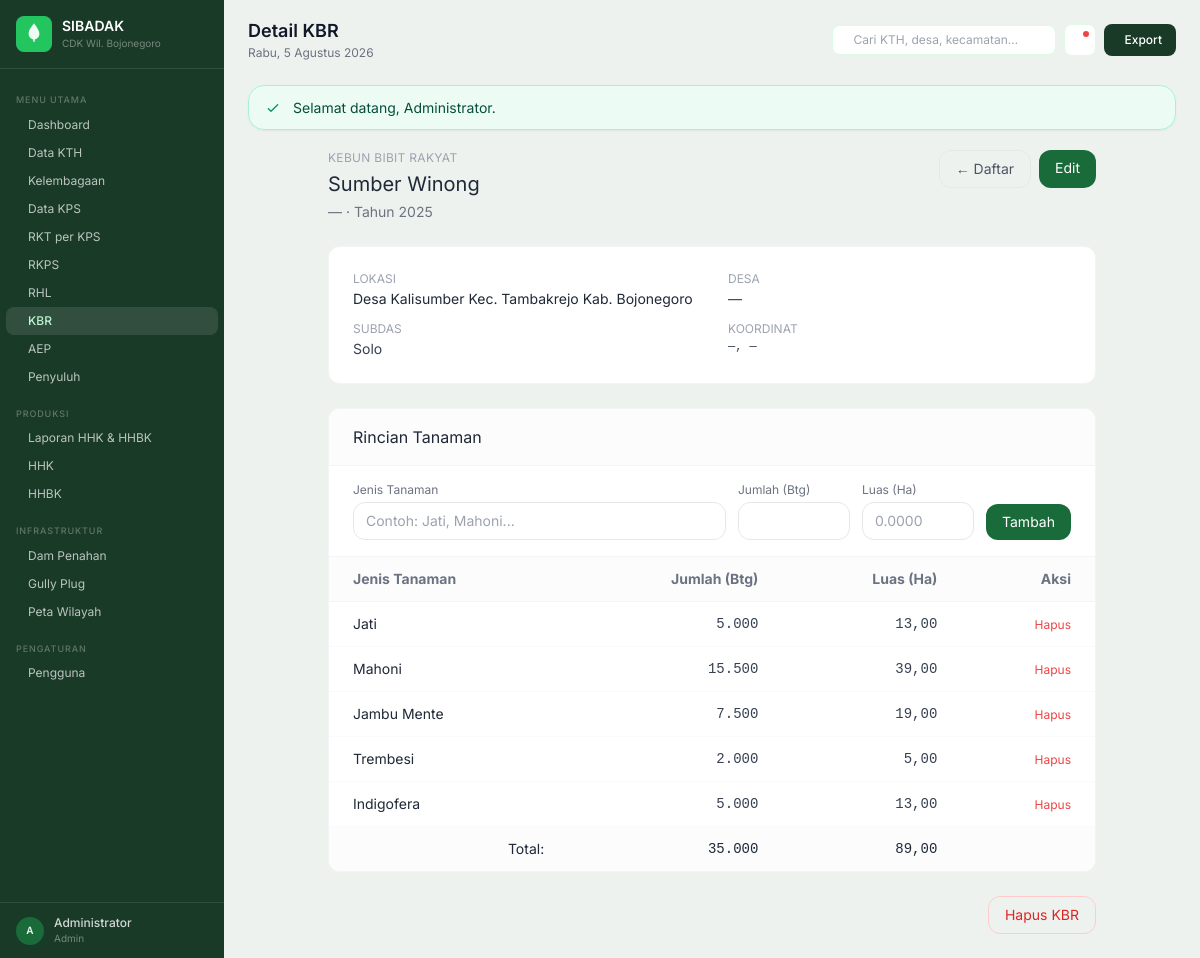
The app's page /kbr/1 (signed in) with its own data.
### tables this page shows
CREATE TABLE kbr (
    id           INT UNSIGNED AUTO_INCREMENT PRIMARY KEY,
    kth_id       MEDIUMINT UNSIGNED DEFAULT NULL,
    nama_kth     VARCHAR(200) DEFAULT NULL,
    lokasi       TEXT         DEFAULT NULL COMMENT 'Deskripsi lokasi lengkap',
    desa_id      MEDIUMINT UNSIGNED DEFAULT NULL,
    subdas       VARCHAR(100) DEFAULT NULL,
    tahun_tanam  YEAR DEFAULT NULL,
    koordinat_ls DECIMAL(10,7) DEFAULT NULL,
    koordinat_bt DECIMAL(10,7) DEFAULT NULL,
    created_at   TIMESTAMP DEFAULT CURRENT_TIMESTAMP,
    updated_at   TIMESTAMP DEFAULT CURRENT_TIMESTAMP ON UPDATE CURRENT_TIMESTAMP,
    CONSTRAINT fk_kbr_kth FOREIGN KEY (kth_id) REFERENCES kth(id)
) COMMENT='Data Kebun Bibit Rakyat (sheet KBR)';

CREATE TABLE kbr_tanaman (
    id           INT UNSIGNED AUTO_INCREMENT PRIMARY KEY,
    kbr_id       INT UNSIGNED NOT NULL,
    jenis        VARCHAR(100) NOT NULL,
    jumlah_btg   INT UNSIGNED DEFAULT 0,
    luas_ha      DECIMAL(10,4) DEFAULT NULL,
    CONSTRAINT fk_kbrtanaman_kbr FOREIGN KEY (kbr_id) REFERENCES kbr(id) ON DELETE CASCADE
) COMMENT='Detail jenis tanaman per KBR';

### views/kbr/show.php (the view, shortened to what the rows shown need)
<?php
$canMut = in_array(user_role(), ['admin', 'operator'], true);
?>
<div class="max-w-3xl mx-auto space-y-6 fade-up">
    <div class="flex flex-wrap items-start justify-between gap-4">
        <div>
            <p class="text-xs text-gray-400 uppercase tracking-wide font-display font-600">Kebun Bibit Rakyat</p>
            <h2 class="font-display font-700 text-gray-800 text-xl mt-1"><?= htmlspecialchars((string) $row['nama_kth'], ENT_QUOTES, 'UTF-8') ?></h2>
            <p class="text-sm text-gray-500 mt-1"><?= htmlspecialchars((string) ($row['kabupaten_nama'] ?? '—'), ENT_QUOTES, 'UTF-8') ?><?= $row['tahun_tanam'] !== null ? ' · Tahun ' . (int) $row['tahun_tanam'] : '' ?></p>
        </div>
    </div>
    <div class="stat-card p-6">
        <dl class="grid grid-cols-1 sm:grid-cols-2 gap-x-8 gap-y-3 text-sm">
            <div><dt class="text-gray-400 text-xs font-600 uppercase">Lokasi</dt><dd class="text-gray-800 mt-0.5"><?= $row['lokasi'] !== null && $row['lokasi'] !== '' ? nl2br(htmlspecialchars((string) $row['lokasi'], ENT_QUOTES, 'UTF-8')) : '—' ?></dd></div>
            <div><dt class="text-gray-400 text-xs font-600 uppercase">SubDAS</dt><dd class="text-gray-700 mt-0.5"><?= $row['subdas'] !== null && $row['subdas'] !== '' ? htmlspecialchars((string) $row['subdas'], ENT_QUOTES, 'UTF-8') : '—' ?></dd></div>
        </dl>
    </div>
    <div class="stat-card overflow-hidden">
        <div class="overflow-x-auto">
            <table class="w-full text-sm">
                <thead>
                    <tr class="bg-gray-50/50 border-b border-gray-100 text-gray-500 font-600 text-left">
                        <th class="px-6 py-3 font-600">Jenis Tanaman</th>
                        <th class="px-6 py-3 font-600 text-right">Jumlah (Btg)</th>
                        <th class="px-6 py-3 font-600 text-right">Luas (Ha)</th>
                        <?php if ($canMut): ?><th class="px-6 py-3 font-600 text-right">Aksi</th><?php endif; ?>
                    </tr>
                </thead>
                <tbody class="divide-y divide-gray-50">
                    <?php if ($tanamans === []): ?>
                    <tr><td colspan="<?= $canMut ? 4 : 3 ?>" class="px-6 py-8 text-center text-gray-500 text-sm">Belum ada data tanaman.</td></tr>
                    <?php else: ?>
                    <?php $totBtg = 0; $totLuas = 0.0; foreach ($tanamans as $t): $totBtg += (int) $t['jumlah_btg']; $totLuas += (float) ($t['luas_ha'] ?? 0); ?>
                    <tr class="hover:bg-gray-50/50 transition">
                        <td class="px-6 py-3 text-gray-800 font-500"><?= htmlspecialchars((string) $t['jenis'], ENT_QUOTES, 'UTF-8') ?></td>
                        <td class="px-6 py-3 text-right text-gray-700 font-mono"><?= format_id((int) $t['jumlah_btg']) ?></td>
                        <td class="px-6 py-3 text-right text-gray-700 font-mono"><?= $t['luas_ha'] !== null ? format_id((float) $t['luas_ha'], 2) : '—' ?></td>
                        <?php if ($canMut): ?>
                        <td class="px-6 py-3 text-right">
                            <form method="post" action="<?= htmlspecialchars(APP_URL . '/kbr/tanaman/' . (int) $t['id'] . '/delete', ENT_QUOTES, 'UTF-8') ?>" class="inline-block" onsubmit="return confirm('Hapus tanaman ini?');">
                                <button type="submit" class="text-xs text-red-500 hover:text-red-700 font-600">Hapus</button>
                            </form>
                        </td>
                        <?php endif; ?>
                    </tr>
                    <?php endforeach; ?>
                    <?php endif; ?>
                </tbody>
            </table>
        </div>
    </div>
</div>

### records on screen
kbr: nama_kth "Sumber Winong", tahun_tanam "2025", lokasi "Desa Kalisumber Kec. Tambakrejo Kab. Bojonegoro", subdas "Solo"
kbr_tanaman: jenis "Jati", jumlah_btg "5.000", luas_ha "13,00"
kbr_tanaman: jenis "Mahoni", jumlah_btg "15.500", luas_ha "39,00"
kbr_tanaman: jenis "Jambu Mente", jumlah_btg "7.500", luas_ha "19,00"
kbr_tanaman: jenis "Trembesi", jumlah_btg "2.000", luas_ha "5,00"
kbr_tanaman: jenis "Indigofera", jumlah_btg "5.000", luas_ha "13,00"

### other values on screen
APP_NAME "SIBADAK"
$initial "A"
$u "Administrator"
$role "Admin"
$pageTitle "Detail KBR"
format_tanggal_hari_ini() "Rabu, 5 Agustus 2026"
$flash['msg'] "Selamat datang, Administrator."
$row['kabupaten_nama'] "—"
format_id($totBtg) "35.000"
format_id($totLuas, 2) "89,00"
